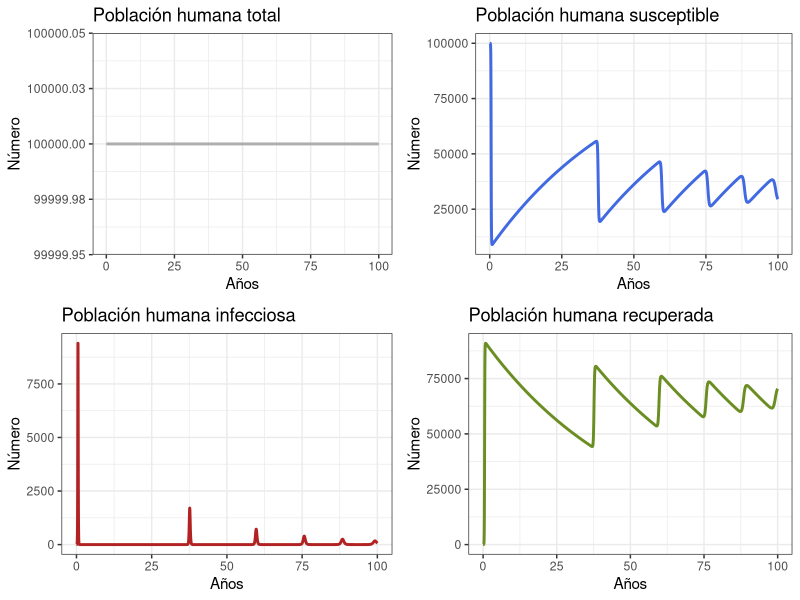
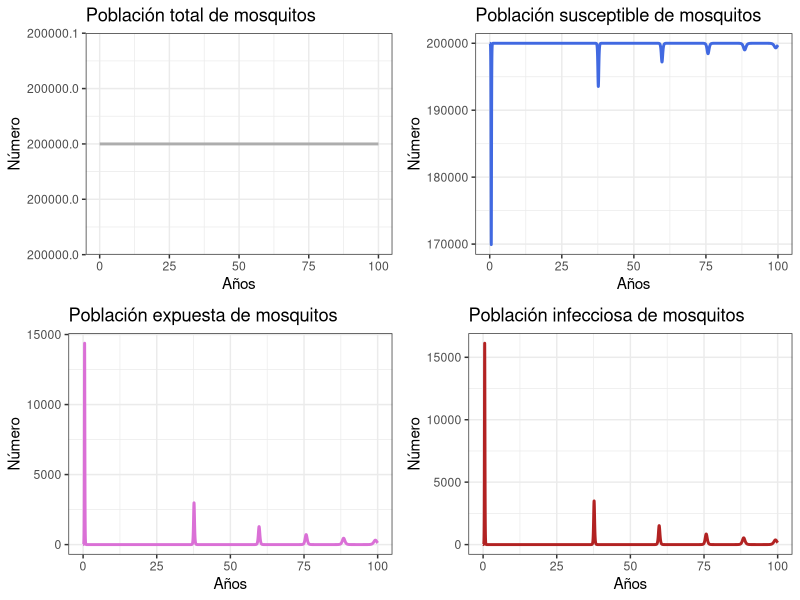
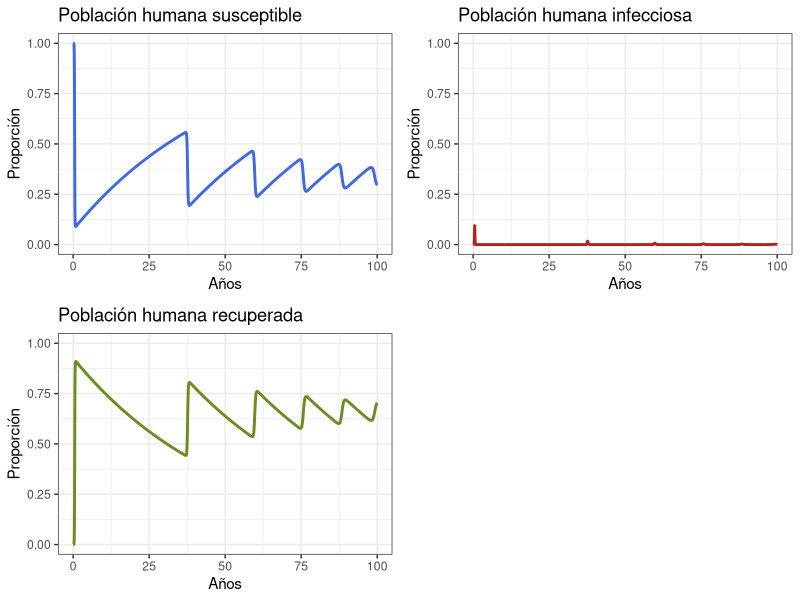
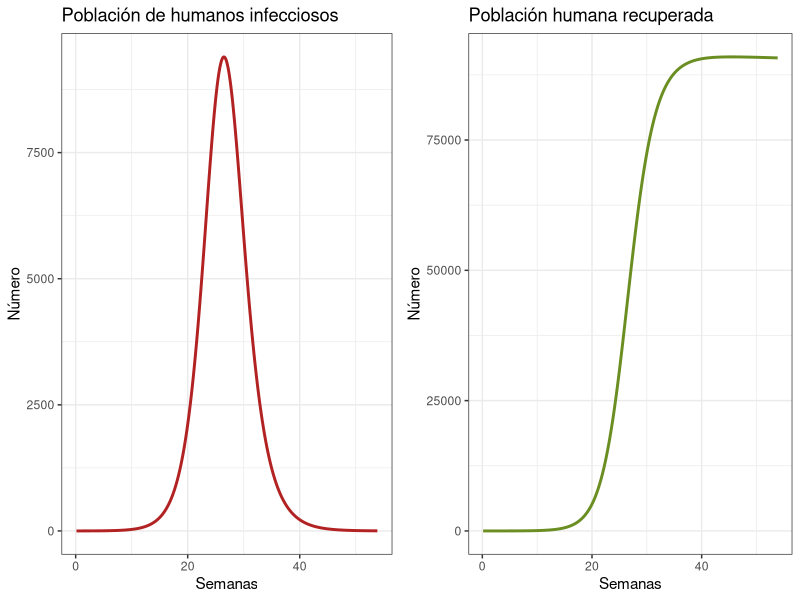

R code for these plots, in order:
## ---- chunk 1
#Versión última modificación 21/10/2022
library(knitr)
opts_chunk$set(collapse = TRUE)
full_version <- FALSE
## ---- chunk 2
library(deSolve)   # Cargando el paquete deSolve para resolver las ecuaciones diferenciales
library(tidyverse) # Cargando paquetes ggplot2 y dplyr de tidyverse
library(cowplot) # Cargando el paquete gridExtra para unir gráficos.
## ---- chunk 3
# Parámetros
ph       <- 0.7       # Probabilidad de transmisión del vector al hospedador dada una picadura por un mosquito infeccioso a un humano susceptible
pv       <- 0.7       # Probabilidad de transmisión del hospedador al vector dada una picadura por un mosquito susceptible a un humano infeccioso
Lv       <- 10        # Esperanza de vida de los mosquitos (en días)
Lh       <- 50 * 365  # Esperanza de vida de los humanos (en días)
Iph      <- 7         # Periodo infeccioso en humanos (en días)
IP       <- 6         # Periodo infeccioso en vectores (en días)
EIP      <- 8.4       # Período extrínseco de incubación en mosquitos adultos
muv      <- 1/Lv      # Tasa per capita de mortalidad del vector (1/Lv)
muh      <- 1/Lh      # Tasa per capita de mortalidad del hospedador (1/Lh)
alphav   <- muv       # Tasa per capita de natalidad del vector
alphah   <- muh       # Tasa per capita de natalidad del hospedador
gamma    <- 1/Iph     # Tasa de recuperación en humanos
delta    <- 1/EIP     # Tasa extrínseca de incubación



# Tamaño de la población
Nh       <- 100000   # Número de humanos
m        <- 2         # Proporción vector a humano
Nv       <- m * Nh    # Número de vectores
R0       <- 3         # Número reproductivo
b        <- sqrt((R0 * muv*(muv+delta) * (muh+gamma)) /
                   (m * ph * pv * delta)) # tasa de picadura

betah    <- ph*b     # Coeficiente de transmisión del mosquito al humano
betav    <- pv*b     # Coeficiente de transmisión del humano al mosquito

TIME     <- 100       # Número de años a simular

## ---- chunk 4
arbovmodel <- function(t, x, params) {
  
  Sh <- x[1]    # Humanos susceptibles
  Ih <- x[2]    # Humanos infecciosos 
  Rh <- x[3]    # Humanos recuperados
  Sv <- x[4]    # Vectores susceptibles
  Ev <- x[5]    # Vectores expuestos
  Iv <- x[6]    # Vectores infecciosos
  
  with(as.list(params), # entorno local para evaluar derivados
       {
         # Humanos
         dSh   <-  alphah * Nh - betah * (Iv/Nh) * Sh - muh * Sh
         dIh   <-  betah * (Iv/Nh) * Sh  - (gamma + muh) * Ih
         dRh   <-  gamma * Ih  - muh * Rh
         
         # Vectores
         dSv   <-  alphav * Nv - betav * (Ih/Nh) * Sv - muv * Sv 
         dEv   <-  betav * (Ih/Nh) * Sv - (delta + muv)* Ev
         dIv   <-  delta * Ev - muv * Iv
         
         dx    <- c(dSh, dIh, dRh, dSv, dEv, dIv)
         list(dx)
       }
  )
}
## ---- chunk 5
# ----------- Resuelva el modelo
#Tiempo
times  <- seq(1, 365 * TIME , by = 1)
# Especifique los parámetros
params <- c(
  muv      = muv,     
  muh      = muh, 
  alphav   = alphav,
  alphah   = alphah,
  gamma    = gamma,   
  delta    = delta,   
  betav    = betav,       
  betah    = betah,   
  Nh       = Nh,      
  Nv       = Nv
)
# Condiciones iniciales del sistema
xstart<- c(Sh = Nh ,      # Número inicial de Sh en T0
           Ih = 0,        # Número inicial de Ih en T0
           Rh = 0,        # Número inicial de Rh en T0
           Sv = Nv-1,     # Número inicial de Sv en T0
           Ev = 0,        # Número inicial de Ev en T0
           Iv = 1)        # Número inicial de Iv en TO
# Resuelva las ecuaciones
out <- as.data.frame(ode(y      = xstart,     # Condiciones iniciales
                         times  = times,      # Tiempo
                         fun    = arbovmodel, # Modelo
                         parms  = params))    # Parámetros
## ---- chunk 6
# Cree las opciones de tiempo a mostrar 
out$years <- out$time / 365
out$weeks <- out$time / 7
## ---- chunk 7
# Revise el comportamiento general del modelo para 100 años
p1h <- ggplot(data = out, aes(y = (Rh + Ih + Sh), x = years)) +
  geom_line(color = 'grey68', size = 1) +
  ggtitle('Población humana total') +
  theme_bw() + ylab('Número') + xlab('Años')
p2h <- ggplot(data = out, aes(y = Sh, x = years)) +
  geom_line(color = 'royalblue', size = 1) +
  ggtitle('Población humana susceptible') +
  theme_bw() + ylab('Número') + xlab('Años')
p3h <- ggplot(data = out, aes(y = Ih, x = years)) +
  geom_line(color = 'firebrick', size = 1) +
  ggtitle('Población humana infecciosa') +
  theme_bw() + ylab('Número') + xlab('Años')
p4h <- ggplot(data = out, aes(y = Rh, x = years)) +
  geom_line(color = 'olivedrab', size = 1) +
  ggtitle('Población humana recuperada') +
  theme_bw() + ylab('Número') + xlab('Años')
plot_grid(p1h, p2h, p3h, p4h, ncol = 2)
## ---- chunk 8
# Revise el comportamiento general del modelo
p1v <- ggplot(data = out, aes(y = (Sv + Ev + Iv), x = years)) +
  geom_line(color = 'grey68', size = 1) +
  ggtitle('Población total de mosquitos') +
  theme_bw() + ylab('Número') + xlab('Años')
p2v <- ggplot(data = out, aes(y = Sv, x = years)) +
  geom_line(color = 'royalblue', size = 1) +
  ggtitle('Población susceptible de mosquitos') +
  theme_bw() + ylab('Número') + xlab('Años')
p3v <- ggplot(data = out, aes(y = Ev, x = years)) +
  geom_line(color = 'orchid', size = 1) +
  ggtitle('Población expuesta de mosquitos') +
  theme_bw() + ylab('Número') + xlab('Años')
p4v <- ggplot(data = out, aes(y = Iv, x = years)) +
  geom_line(color = 'firebrick', size = 1) +
  ggtitle('Población infecciosa de mosquitos') +
  theme_bw() + ylab('Número') + xlab('Años')
plot_grid(p1v, p2v, p3v, p4v, ncol = 2)
## ---- chunk 9
p1 <- ggplot(data = out, aes(y = Sh/(Sh+Ih+Rh), x = years)) +
  geom_line(color = 'royalblue', size = 1) +
  ggtitle('Población humana susceptible') +
  theme_bw() + ylab('Proporción') + xlab('Años') +
  coord_cartesian(ylim = c(0,1))
p2 <- ggplot(data = out, aes(y = Ih/(Sh+Ih+Rh), x = years)) +
  geom_line(color = 'firebrick', size = 1) +
  ggtitle('Población humana infecciosa') +
  theme_bw() + ylab('Proporción') + xlab('Años') +
  coord_cartesian(ylim = c(0,1))
p3 <- ggplot(data = out, aes(y = Rh/(Sh+Ih+Rh), x = years)) +
  geom_line(color = 'olivedrab', size = 1) +
  ggtitle('Población humana recuperada') +
  theme_bw() + ylab('Proporción') + xlab('Años') +
  coord_cartesian(ylim = c(0,1))
plot_grid(p1, p2, p3, ncol = 2) 
## ---- chunk 10
# Revise la primera epidemia
dat <- out %>% filter(weeks < 54)
p1e <- ggplot(dat, aes(y = Ih, x = weeks)) +
  geom_line(color = 'firebrick', size = 1) +
  ggtitle('Población de humanos infecciosos') +
  theme_bw() + ylab('Número') + xlab('Semanas')
p2e <- ggplot(dat, aes(y = Rh, x = weeks)) +
  geom_line(color = 'olivedrab', size = 1) +
  ggtitle('Población humana recuperada') +
  theme_bw() + ylab('Número') + xlab('Semanas')
plot_grid(p1e, p2e)
